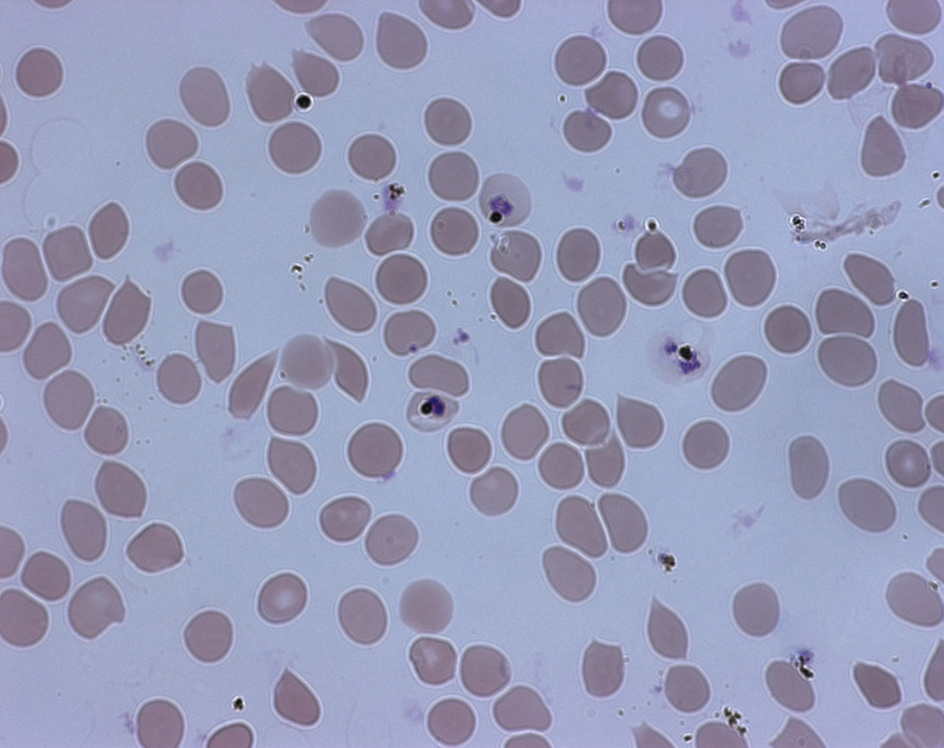
#> input picture images/001.jpg, 944 x 748 px, shrunk from 1300 x 1030 before the run
$ python -i uninfected_extractor.py   (imports and definitions only)   (older library calls are emulated)
#> lines starting #> are read from the running program, lines starting #| are printed output that depends on the picture; after the words box and inside, x2 and y2 are one past the last pixel; in counts of white or black regions, pixels touching at a corner belong together
#!/usr/bin/env python
"Test 1 of Classification - Basic image threshold to extract infected cells."
"RGB values."
import sys, cv2, os
import numpy as np

def getCells(fn):
#> called with fn = '../images/001.jpg'
	im = cv2.imread (fn,0)
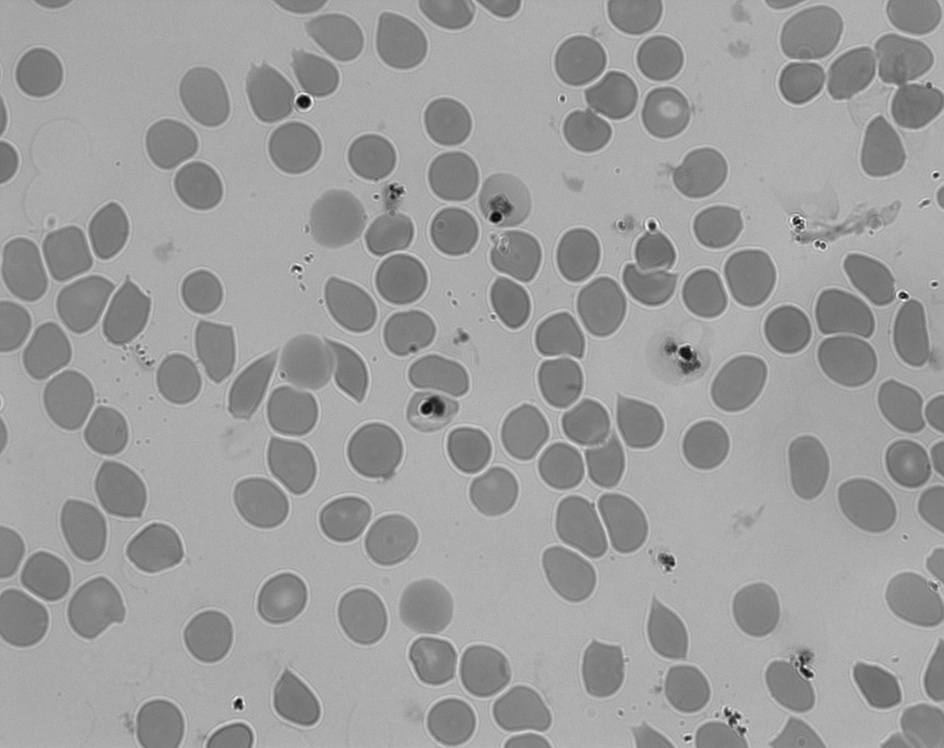
#> im: shape (748, 944); min 10, max 254, mean 156.6
	segColor = cv2.imread (fn)
#> segColor is the input picture: shape (748, 944, 3); mean B, G, R 183.8, 154.3, 150.9

	# Reduce noise in image
	blur = cv2.GaussianBlur(im,(5,5),0)

	# Generate kernel for morphological functions.
	kernel = np.ones((5,5), np.uint8)

	# Opening the image, erosion followed by dilation.
	opening = cv2.morphologyEx(blur, cv2.MORPH_OPEN, kernel)

	# Get difference between erosion and dilation of image.
	# Gradient will generate outline of image.
	gradient = cv2.morphologyEx(opening, cv2.MORPH_GRADIENT, kernel)
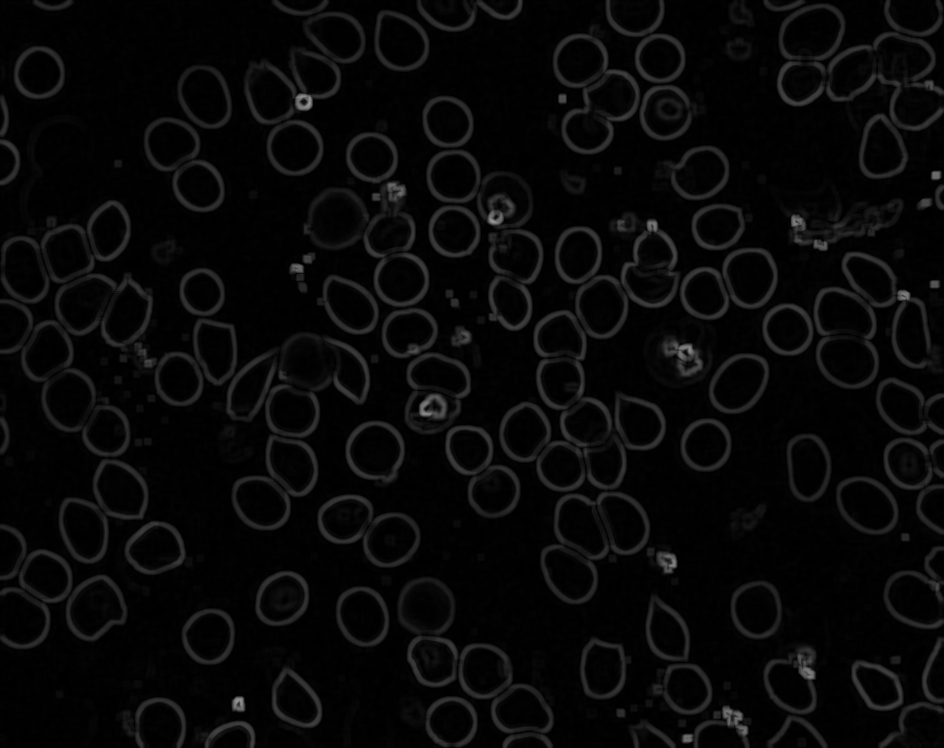
#> gradient: shape (748, 944); min 0, max 151, mean 8

	# Threshold image to prepare for input into the contour function.
	__, th1 = cv2.threshold(gradient,0,255,cv2.THRESH_BINARY+cv2.THRESH_OTSU)
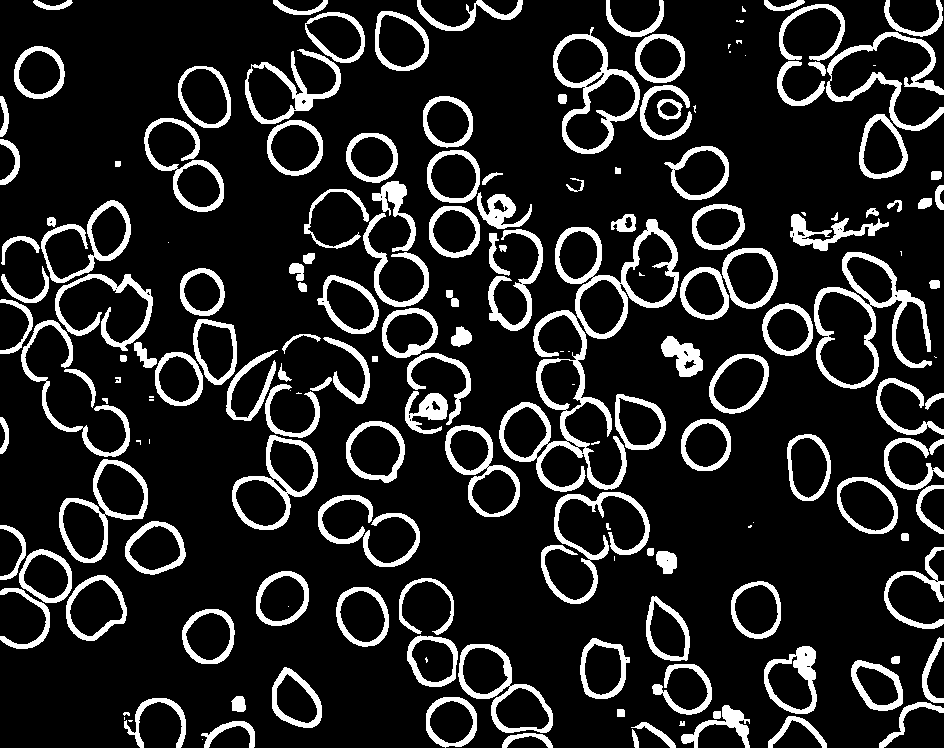
#> th1: shape (748, 944); 14.4% white; 177 white regions (30 under 20 px)

	im2,contours,hierarchy = cv2.findContours(th1, 1, 2)
#> contours = 276 contours, 64 with area under 20; largest, box (x1, y1, x2, y2) and area: (555, 219, 679, 339) 8152, (814, 252, 932, 389) 8038, (499, 310, 627, 492) 6710, (553, 27, 640, 154) 6328, (59, 459, 148, 563) 5004

	for cnt in contours:
		x,y,w,h = cv2.boundingRect(cnt)
		output = im[y:y+h, x:x+w]

		ySize, xSize= output.shape

		if(ySize < 100 and ySize > 50):
			checkPurple(segColor[y:y+h, x:x+w], y,y+h,x,x+w)
#> this loop made 276 passes
#> (x, y, w, h, ySize, xSize) on passes 2 to 4: (502, 733, 51, 15, 15, 51), (632, 729, 7, 19, 19, 7), (631, 722, 45, 26, 26, 45)


def checkPurple(image, y1,x1,y2,x2):
	## y,x,c = im.shape

	lower_gray = np.array([90,80,80])
	upper_gray = np.array([100,90,90])

	mask_gray = cv2.inRange(image,lower_gray,upper_gray)

	lower_purp = np.array([220,150,150])
	upper_purp = np.array([230,160,160])

	mask_purp = cv2.inRange(image,lower_purp,upper_purp)

	countG = cv2.countNonZero(mask_gray)
	countP = cv2.countNonZero(mask_purp)

	if(countG > 1 and countP > 1):
		## cv2.imshow("Hopeful",image)
		## cv2.waitKey(0)
		var = "   " + str(y1) + " " + str(x1) + " " + str(y2) + " " + str(x2)
		print(var)


def idCell(image):
	lower_gray = np.array([90,80,80])
	upper_gray = np.array([100,90,90])

	mask_gray = cv2.inRange(image,lower_gray,upper_gray)

	lower_purp = np.array([220,150,150])
	upper_purp = np.array([230,160,160])

	mask_purp = cv2.inRange(image,lower_purp,upper_purp)

	countG = cv2.countNonZero(mask_gray)
	countP = cv2.countNonZero(mask_purp)

	if(countG > 1 or countP >1):
		## cv2.imshow("Hopeful",image)
		## cv2.waitKey(0)
		return True
	else:
		return False


#------------------------------------------------------------------------------
# Main
#------------------------------------------------------------------------------
##getCells(sys.argv[1])

>>> result = getCells('../images/001.jpg')
